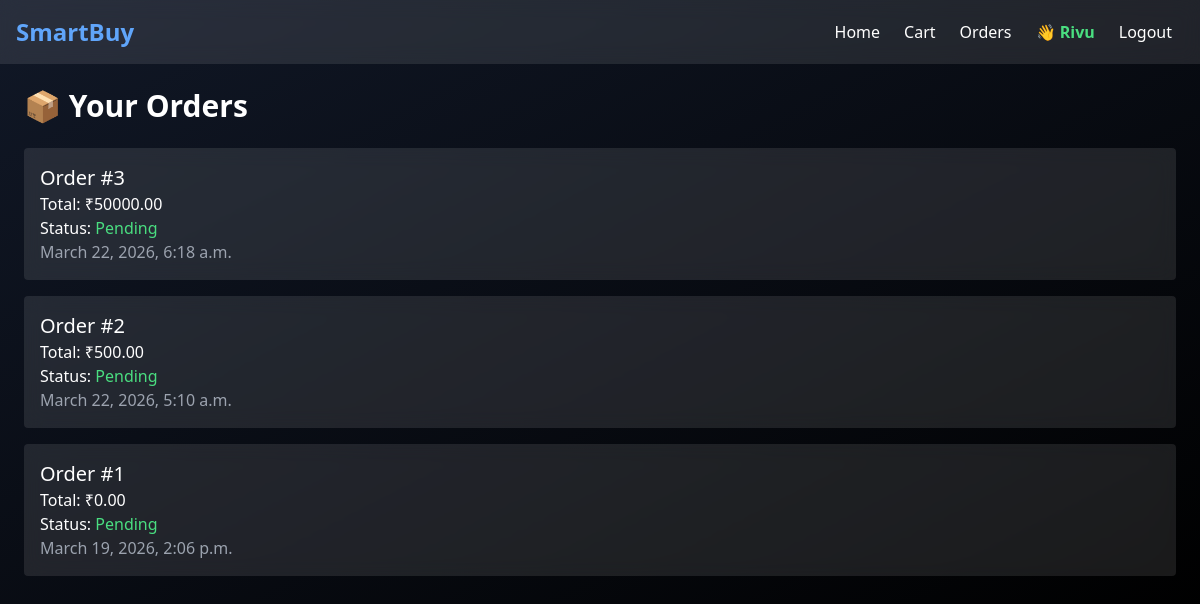
/orders/ (signed in), run on the app's committed database.
### accounts/models.py (models this page shows, shortened)
class User(AbstractUser):
    phone = models.CharField(max_length=15, blank=True)
    address = models.TextField(blank=True)
    profile_image = models.ImageField(upload_to="profiles/", blank=True, null=True)

### orders/models.py (models this page shows, shortened)
class Order(models.Model):
    STATUS_CHOICES = [
        ("Pending", "Pending"),
        ("Shipped", "Shipped"),
        ("Delivered", "Delivered"),
    ]
    user = models.ForeignKey(settings.AUTH_USER_MODEL, on_delete=models.CASCADE)
    total_price = models.DecimalField(max_digits=10, decimal_places=2)
    status = models.CharField(max_length=20, choices=STATUS_CHOICES, default="Pending")
    created_at = models.DateTimeField(auto_now_add=True)

### orders/views.py (the view)
# urls.py: path("orders/", order_history),
def order_history(request):
    orders = Order.objects.filter(user=request.user).order_by('-created_at')
    return render(request, "orders.html", {
        "orders": orders
    })

### templates/orders.html
{% extends 'base.html' %}
{% block content %}
<h1 class="text-3xl font-bold mb-6">📦 Your Orders</h1>
{% for order in orders %}
<div class="glass p-4 mb-4 rounded">
    <h2 class="text-xl">Order #{{ order.id }}</h2>
    <p>Total: ₹{{ order.total_price }}</p>
    <p>Status:
        <span class="text-green-400">{{ order.status }}</span>
    </p>
    <p class="text-gray-400">{{ order.created_at }}</p>
</div>
{% endfor %}
{% endblock %}

### templates/base.html (shortened to what this page needs)
<!DOCTYPE html>
<html>
<head>
    <script src="https://cdn.tailwindcss.com"></script>
    <link href="https://unpkg.com/aos@2.3.4/dist/aos.css" rel="stylesheet">
</head>
<body class="bg-gradient-to-br from-gray-900 to-black text-white">
<nav class="flex justify-between items-center p-4 glass sticky top-0 z-50">
    <h1 class="text-2xl font-bold text-blue-400">SmartBuy</h1>
    <div class="flex items-center">
        <a href="/" class="mx-3 hover:text-blue-400">Home</a>
        <a href="/cart/" class="mx-3 hover:text-blue-400">Cart</a>
        <a href="/orders/" class="mx-3 hover:text-blue-400">Orders</a>
        {% if user.is_authenticated %}
            <span class="mx-3 text-green-400 font-semibold">
                👋 {{ user.username }}
            </span>
            <a href="/logout/" class="mx-3 hover:text-red-400">
                Logout
            </a>
        {% endif %}
    </div>
</nav>
<div class="p-6">
{% block content %}
{% endblock %}
</div>
</body>
</html>

### templates/base.html (style rules this page uses)
.glass { background: rgba(255,255,255,0.1); backdrop-filter: blur(10px); }

### data on the page
User: username "Rivu"
Order: id "3", total_price "50000.00", status "Pending", created_at "March 22, 2026, 6:18 a.m."
Order: id "2", total_price "500.00", status "Pending", created_at "March 22, 2026, 5:10 a.m."
Order: id "1", total_price "0.00", status "Pending", created_at "March 19, 2026, 2:06 p.m."
